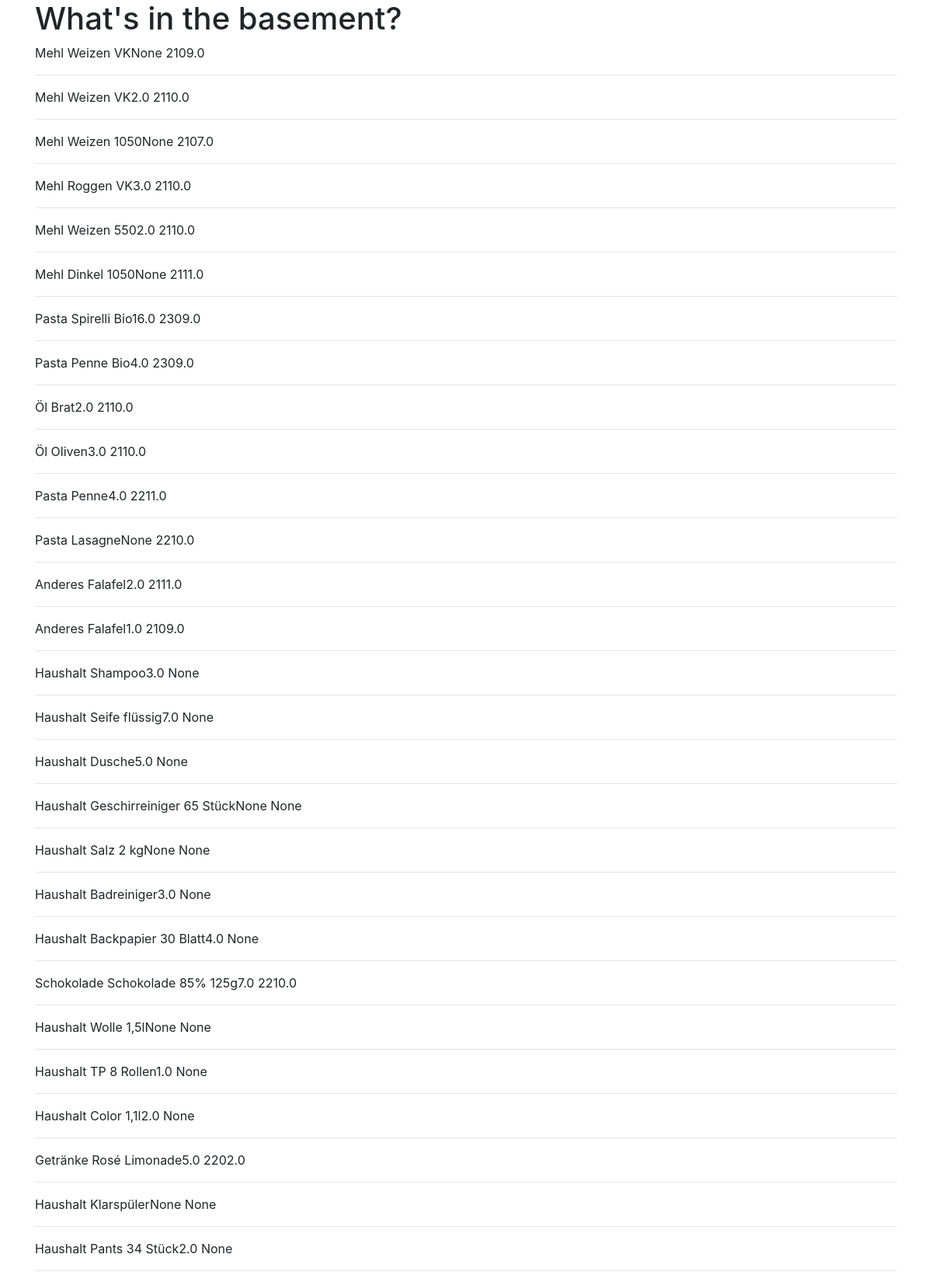
The page / (upper part) on the database its author committed.
### tables this page shows
CREATE TABLE "storage" (
"ID" INTEGER,
  "Category" TEXT,
  "Article" TEXT,
  "Quantity" REAL,
  "Expiry_date" REAL,
  "Deleted" INTEGER
);

### app.py (the view)
@app.route('/')
def index():
    conn = get_db_connection()
    items = conn.execute('SELECT * FROM storage').fetchall()
    conn.close()
    return render_template('frontpage.html', storage=items)

### app.py (called while the page is built)
def get_db_connection():
    conn = sqlite3.connect('basement_db.db')
    conn.row_factory = sqlite3.Row
    return conn

### templates/frontpage.html
{% extends 'base.html' %}
{% block content %}
    <h1>{% block title %} What's in the basement?{% endblock %}</h1>
    {% for item in storage %}
            <p>{{ item['Category'] }} {{ item['Article'] }}{{ item['Quantity'] }} {{ item['Expiry_date'] }}</p>
        <hr>
    {% endfor %}
{% endblock %}

### templates/base.html (shortened to what this page needs)
<!doctype html>
<html lang="en">
  <head>
    <link rel="stylesheet" href="https://stackpath.bootstrapcdn.com/bootstrap/4.3.1/css/bootstrap.min.css">
  </head>
  <body>
    <div class="container">
        {% block content %} {% endblock %}
    </div>
  </body>
</html>

### rows shown on the page
storage: Category "Mehl", Article "Weizen VK", Quantity "None", Expiry_date "2109.0"
storage: Category "Mehl", Article "Weizen VK", Quantity "2.0", Expiry_date "2110.0"
storage: Category "Mehl", Article "Weizen 1050", Quantity "None", Expiry_date "2107.0"
storage: Category "Mehl", Article "Roggen VK", Quantity "3.0", Expiry_date "2110.0"
storage: Category "Mehl", Article "Weizen 550", Quantity "2.0", Expiry_date "2110.0"
storage: Category "Mehl", Article "Dinkel 1050", Quantity "None", Expiry_date "2111.0"
storage: Category "Pasta", Article "Spirelli Bio", Quantity "16.0", Expiry_date "2309.0"
storage: Category "Pasta", Article "Penne Bio", Quantity "4.0", Expiry_date "2309.0"
storage: Category "Öl", Article "Brat", Quantity "2.0", Expiry_date "2110.0"
storage: Category "Öl", Article "Oliven", Quantity "3.0", Expiry_date "2110.0"
storage: Category "Pasta", Article "Penne", Quantity "4.0", Expiry_date "2211.0"
storage: Category "Pasta", Article "Lasagne", Quantity "None", Expiry_date "2210.0"
storage: Category "Anderes", Article "Falafel", Quantity "2.0", Expiry_date "2111.0"
storage: Category "Anderes", Article "Falafel", Quantity "1.0", Expiry_date "2109.0"
storage: Category "Haushalt", Article "Shampoo", Quantity "3.0", Expiry_date "None"
storage: Category "Haushalt", Article "Seife flüssig", Quantity "7.0", Expiry_date "None"
storage: Category "Haushalt", Article "Dusche", Quantity "5.0", Expiry_date "None"
storage: Category "Haushalt", Article "Geschirreiniger 65 Stück", Quantity "None", Expiry_date "None"
storage: Category "Haushalt", Article "Salz 2 kg", Quantity "None", Expiry_date "None"
storage: Category "Haushalt", Article "Badreiniger", Quantity "3.0", Expiry_date "None"
storage: Category "Haushalt", Article "Backpapier 30 Blatt", Quantity "4.0", Expiry_date "None"
storage: Category "Schokolade", Article "Schokolade 85% 125g", Quantity "7.0", Expiry_date "2210.0"
storage: Category "Haushalt", Article "Wolle 1,5l", Quantity "None", Expiry_date "None"
storage: Category "Haushalt", Article "TP 8 Rollen", Quantity "1.0", Expiry_date "None"
storage: Category "Haushalt", Article "Color 1,1l", Quantity "2.0", Expiry_date "None"
storage: Category "Getränke", Article "Rosé Limonade", Quantity "5.0", Expiry_date "2202.0"
storage: Category "Haushalt", Article "Klarspüler", Quantity "None", Expiry_date "None"
storage: Category "Haushalt", Article "Pants 34 Stück", Quantity "2.0", Expiry_date "None"
